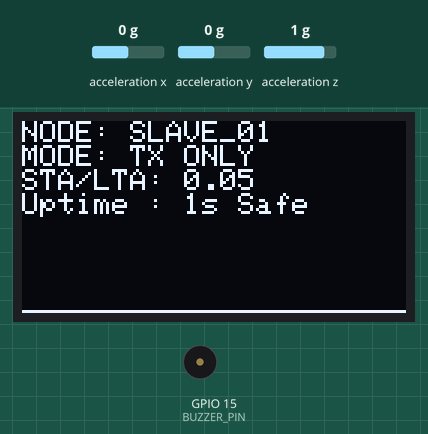
Recording of a sketch running on a simulated ESP8266 (NodeMCU). On the bench: 128×64 one-colour display, buzzer (waves = sounding, pin HIGH). Wiring (inferred from the names in the program): MPU-6050 motion sensor at I2C address 0x68. The test bench sets the inputs (shaded band); at power-on: acceleration x 0 g, acceleration z 1 g, acceleration y 0 g. No radio packets arrive unless stated; what the sketch prints to the serial monitor is not drawn.

Above: at 1.37 s.
1.4 s: acceleration x set to -1.4 g
At 1.58 s:
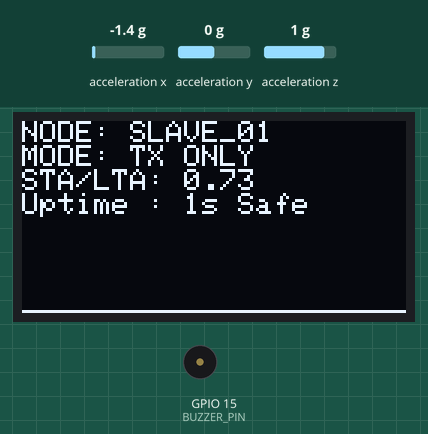
3.2 s: acceleration z set to -1 g
At 3.38 s:
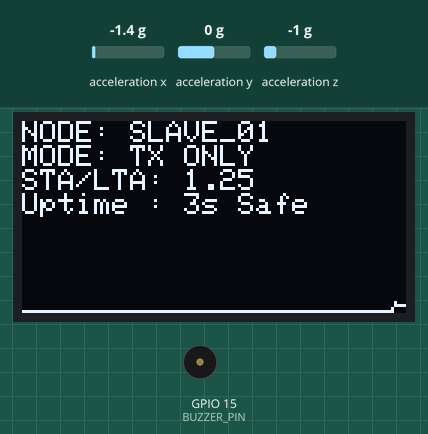
4.8 s: acceleration z set to -1.3 g
At 5.01 s:
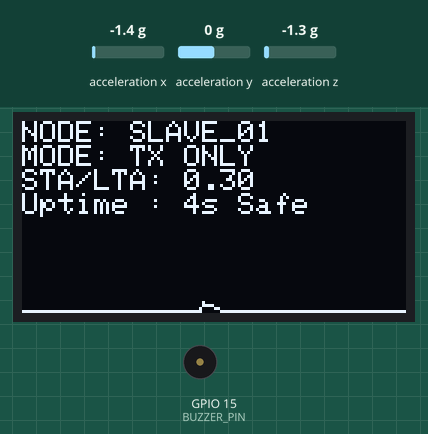
6.3 s: acceleration y set to -1.2 g
At 6.43 s:
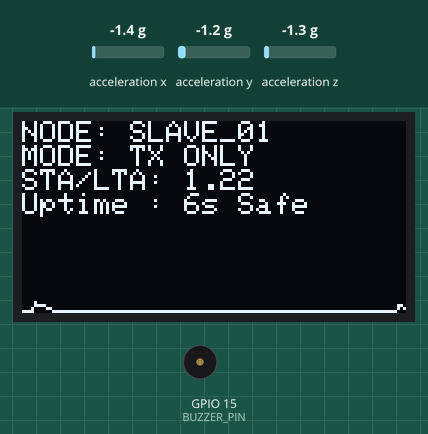
7.8 s: acceleration y set to -1.5 g
At 7.94 s:
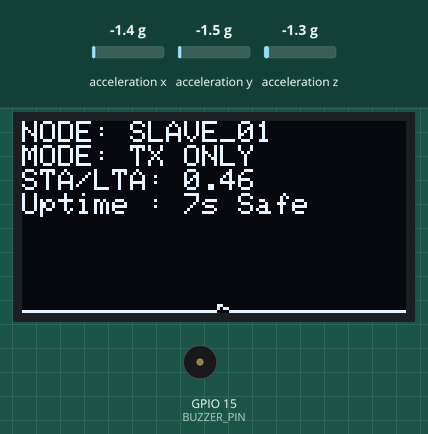
9.3 s: acceleration x set to -0.6 g
At 9.45 s:
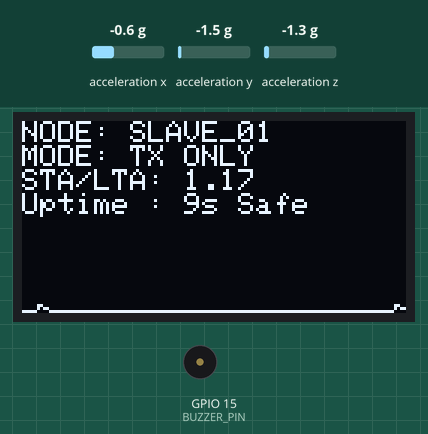

The sketch:

esp8266_community_node_final.ino
```cpp
// (licence header left out)
#include <SPI.h>
#include <LoRa.h>
#include <Wire.h>
#include <Adafruit_GFX.h>
#include <Adafruit_SSD1306.h>

// --- PINS ---
#define LORA_SS 5       // D1
#define LORA_DIO0 4     // D2
#define LORA_RST 16     // D0
#define I2C_SDA 0       // D3
#define I2C_SCL 2       // D4
#define BUZZER_PIN 15   // D8

Adafruit_SSD1306 display(128, 64, &Wire, -1);

const int MPU_ADDR = 0x68;
float sta = 0.0;
float lta = 0.1;
float last_ax = 0, last_ay = 0, last_az = 0;

bool alarmActive = false;
unsigned long alarmEndTime = 0;
unsigned long lastMpuRead = 0;
unsigned long lastHealthPing = 0;
unsigned long lastDisplayUpdate = 0;

// UI Variables
unsigned long timeOfLastQuake = 0;
float maxMagnitude = 0.0;
String alarmSource = "";
uint8_t graphData[128] = {0}; // Holds the scrolling seismograph points

void setup() {
  Serial.begin(115200);

  pinMode(BUZZER_PIN, OUTPUT);
  digitalWrite(BUZZER_PIN, LOW);

  Wire.begin(I2C_SDA, I2C_SCL);

  if(!display.begin(SSD1306_SWITCHCAPVCC, 0x3C)) {
    Serial.println(F("OLED failed to initialize!"));
  } else {
    display.clearDisplay();
    display.setTextColor(WHITE);
    display.setTextSize(1);
    display.setCursor(0, 0);
    display.println("NODE: SLAVE_01");
    display.println("Booting TX Mode...");
    display.display();
  }

  // Wake up MPU6050
  Wire.beginTransmission(MPU_ADDR);
  Wire.write(0x6B);
  Wire.write(0);
  Wire.endTransmission(true);

  LoRa.setPins(LORA_SS, LORA_RST, LORA_DIO0);
  if (!LoRa.begin(433E6)) {
    Serial.println("Starting LoRa failed!");
    while (1) { yield(); }
  }

  LoRa.setSpreadingFactor(12);
  LoRa.setSignalBandwidth(125E3);
  LoRa.enableCrc();

  // ESP IS TRANSMIT ONLY. We just leave it in STANDBY.
  // DO NOT call LoRa.sleep() as it causes oscillator startup failures!

  Serial.println("✅ Node SLAVE_01 Initialized in ONE-WAY TRANSMIT MODE");
  updateNormalDisplay();
}

void loop() {
  unsigned long currentMillis = millis();

  // 1. Check for Local Earthquake (50 times a second)
  if (currentMillis - lastMpuRead >= 20) {
    lastMpuRead = currentMillis;
    checkLocalEarthquake();
  }

  // 2. Handle Display & Alarm Flashing (Updates every 100ms)
  if (currentMillis - lastDisplayUpdate >= 100) {
    lastDisplayUpdate = currentMillis;

    if (alarmActive) {
      if (currentMillis > alarmEndTime) {
        // Time is up, turn off alarm
        alarmActive = false;
        noTone(BUZZER_PIN);
        digitalWrite(BUZZER_PIN, LOW);
        maxMagnitude = 0.0;
        updateNormalDisplay();
      } else {
        bool flashState = ((currentMillis / 150) % 2 == 0);

        if (flashState) tone(BUZZER_PIN, 2500);
        else noTone(BUZZER_PIN);

        display.clearDisplay();
        if (flashState) {
          display.fillRect(0, 0, 128, 64, WHITE);
          display.setTextColor(BLACK, WHITE);
        } else {
          display.fillRect(0, 0, 128, 64, BLACK);
          display.setTextColor(WHITE, BLACK);
        }

        display.setTextSize(2);
        display.setCursor(5, 5);
        display.println("EARTHQUAKE");

        display.setTextSize(1);
        display.setCursor(5, 30);
        display.print("MAGNITUDE: ");
        display.print(maxMagnitude, 1);

        display.setCursor(5, 50);
        display.print("SRC: ");
        display.print(alarmSource);
        display.display();
      }
    } else {
      updateNormalDisplay();
    }
  }

  // 3. Send Health Ping every 5 seconds (Strictly ONE-WAY)
  if (currentMillis - lastHealthPing >= 5000 && !alarmActive) {
    lastHealthPing = currentMillis;

    Serial.print("📡 [LORA TX] Sending routine telemetry | STA/LTA: ");
    Serial.println(sta/lta, 2);

    LoRa.beginPacket();
    LoRa.print("{\"type\":\"health\", \"node\":\"slave_01\", \"status\":\"SAFE\", \"ratio\":");
    LoRa.print(sta/lta, 2);
    LoRa.print(", \"sta\":");
    LoRa.print(sta, 4);
    LoRa.print(", \"lta\":");
    LoRa.print(lta, 4);
    LoRa.print(", \"uptime\":");
    LoRa.print(millis() / 1000);
    LoRa.print("}");
    LoRa.endPacket();

    // NOTE: Removed LoRa.sleep() because going from Sleep -> TX causes
    // oscillator stabilization crashes on some SX1278 modules.
    // The library automatically leaves the radio in STANDBY after endPacket().
  }
}

// ==========================================
void checkLocalEarthquake() {
  Wire.beginTransmission(MPU_ADDR);
  Wire.write(0x3B);
  Wire.endTransmission(false);
  Wire.requestFrom(MPU_ADDR, 6, true);

  int16_t ax_raw = Wire.read() << 8 | Wire.read();
  int16_t ay_raw = Wire.read() << 8 | Wire.read();
  int16_t az_raw = Wire.read() << 8 | Wire.read();

  float ax = ax_raw / 16384.0;
  float ay = ay_raw / 16384.0;
  float az = az_raw / 16384.0;

  float delta = abs(ax - last_ax) + abs(ay - last_ay) + abs(az - last_az);
  last_ax = ax; last_ay = ay; last_az = az;

  sta = sta * 0.95 + delta * 0.05;
  lta = lta * 0.995 + delta * 0.005;
  if (lta < 0.01) lta = 0.01;

  float ratio = sta / lta;

  // --- UPDATE THE SCROLLING SEISMOGRAPH ARRAY ---
  for (int i = 0; i < 127; i++) {
    graphData[i] = graphData[i+1];
  }
  int plotValue = (int)((ratio - 1.0) * 8.0);
  if (plotValue < 0) plotValue = 0;
  if (plotValue > 31) plotValue = 31;
  graphData[127] = plotValue;

  // --- TRIGGER QUAKE ---
  if (ratio > 1.5 && !alarmActive) {
    maxMagnitude = (ratio - 1.5) * 2.0 + 4.0;
    if (maxMagnitude > 9.9) maxMagnitude = 9.9;

    triggerAlarm("LOCAL MPU6050");

    Serial.println("🚨 [LORA TX] BROADCASTING EMERGENCY ALERT TO PI!");
    LoRa.beginPacket();
    LoRa.print("{\"type\":\"alert\", \"node\":\"slave_01\", \"alert\":1, \"ratio\":");
    LoRa.print(ratio, 2);
    LoRa.print(", \"mag\":");
    LoRa.print(maxMagnitude, 2);
    LoRa.print("}");
    LoRa.endPacket();
  }
}

void triggerAlarm(String source) {
  if (!alarmActive) {
    alarmActive = true;
    alarmSource = source;
    timeOfLastQuake = millis();
    alarmEndTime = millis() + 5000;
  }
}

void updateNormalDisplay() {
  display.clearDisplay();
  display.setTextColor(WHITE, BLACK);
  display.setTextSize(1);

  // Top 32 pixels: Hardcore Text Stats
  display.setCursor(0, 0);
  display.print("NODE: SLAVE_01");

  display.setCursor(0, 8);
  display.print("MODE: TX ONLY");

  display.setCursor(0, 16);
  display.print("STA/LTA: ");
  display.print(sta/lta, 2);

  display.setCursor(0, 24);
  unsigned long safeSeconds = (millis() - timeOfLastQuake) / 1000;
  display.print("Uptime : ");
  display.print(safeSeconds);
  display.print("s Safe");

  // Bottom 32 pixels: LIVE SCROLLING SEISMOGRAPH!
  for (int i = 0; i < 127; i++) {
    display.drawLine(i, 63 - graphData[i], i+1, 63 - graphData[i+1], WHITE);
  }

  display.display();
}
```
